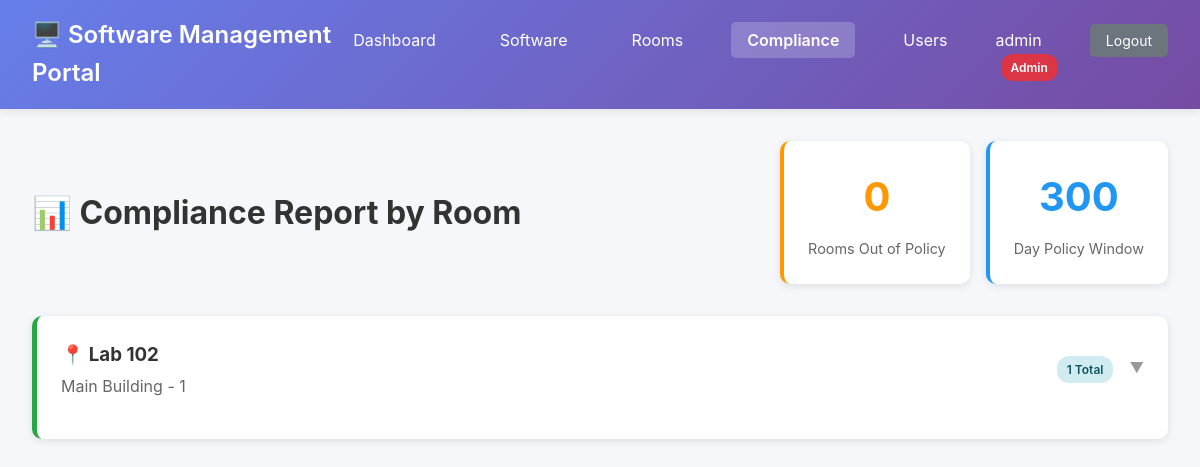
Page /compliance (signed in) on the committed database.
### tables this page shows
CREATE TABLE users (
    id INTEGER PRIMARY KEY AUTOINCREMENT,
    username TEXT NOT NULL UNIQUE,
    password_hash TEXT NOT NULL,
    full_name TEXT,
    email TEXT,
    is_superuser BOOLEAN DEFAULT 0,
    created_at TIMESTAMP DEFAULT CURRENT_TIMESTAMP,
    last_login TIMESTAMP
);

CREATE TABLE rooms (
    id INTEGER PRIMARY KEY AUTOINCREMENT,
    room_name TEXT NOT NULL UNIQUE,
    building TEXT,
    floor TEXT,
    created_at TIMESTAMP DEFAULT CURRENT_TIMESTAMP
);

### app.py (the view)
@app.route('/compliance')
@login_required
@superuser_required
def compliance_report():
    conn = get_db()
    cursor = conn.cursor()
    cursor.execute('''
        SELECT
            r.id as room_id, r.room_name, r.building, r.floor,
            COUNT(i.id) as total_installations,
            SUM(CASE WHEN CAST((julianday('now') - julianday(i.last_updated)) AS INTEGER) > ?
                AND i.is_long_life = 0 THEN 1 ELSE 0 END) as out_of_policy_count,
            SUM(CASE WHEN CAST((julianday('now') - julianday(i.last_updated)) AS INTEGER) > ? - 30
                AND CAST((julianday('now') - julianday(i.last_updated)) AS INTEGER) <= ?
                AND i.is_long_life = 0 THEN 1 ELSE 0 END) as warning_count,
            MIN(CASE WHEN i.is_long_life = 0
                THEN CAST((julianday('now') - julianday(i.last_updated)) AS INTEGER) END) as oldest_update_days
        FROM rooms r
        LEFT JOIN installations i ON r.id = i.room_id
        GROUP BY r.id
        HAVING total_installations > 0
        ORDER BY out_of_policy_count DESC, warning_count DESC, oldest_update_days DESC
    ''', (UPDATE_POLICY_DAYS, UPDATE_POLICY_DAYS, UPDATE_POLICY_DAYS))
    rooms = cursor.fetchall()
    room_details = {}
    for room in rooms:
        cursor.execute('''
            SELECT
                s.software_name, s.vendor, i.installed_version, i.last_updated,
                CAST((julianday('now') - julianday(i.last_updated)) AS INTEGER) as days_since_update,
                i.is_long_life, i.long_life_reason, i.updated_by
            FROM installations i
            JOIN software s ON i.software_id = s.id
            WHERE i.room_id = ?
            AND (CAST((julianday('now') - julianday(i.last_updated)) AS INTEGER) > ? - 30
                 OR i.is_long_life = 1)
            ORDER BY days_since_update DESC
        ''', (room['room_id'], UPDATE_POLICY_DAYS))
        room_details[room['room_id']] = cursor.fetchall()
    conn.close()
    return render_template('compliance_report.html', rooms=rooms, room_details=room_details,
                          update_policy_days=UPDATE_POLICY_DAYS)

### app.py (called while the page is built)
@login_manager.user_loader
def load_user(user_id):
    conn = get_db()
    cursor = conn.cursor()
    cursor.execute('SELECT id, username, full_name, is_superuser FROM users WHERE id = ?', (user_id,))
    user_data = cursor.fetchone()
    conn.close()
    if user_data:
        return User(user_data['id'], user_data['username'], user_data['full_name'], user_data['is_superuser'])
    return None

def superuser_required(f):
    @wraps(f)
    def decorated_function(*args, **kwargs):
        if not current_user.is_authenticated or not current_user.is_superuser:
            flash('You need superuser privileges to access this page.', 'error')
            return redirect(url_for('index'))
        return f(*args, **kwargs)
    return decorated_function

def get_db():
    conn = sqlite3.connect(DB_PATH)
    conn.row_factory = sqlite3.Row
    return conn

### templates/compliance_report.html (shortened to what this page needs)
<!DOCTYPE html>
<html lang="en">
<head>
    <link rel="stylesheet" href="{{ url_for('static', filename='style.css') }}">
</head>
<body>
    <nav class="navbar">
        <div class="nav-brand">
            <h1>🖥️ Software Management Portal</h1>
        </div>
        <ul class="nav-menu">
            <li><a href="{{ url_for('index') }}">Dashboard</a></li>
            <li><a href="{{ url_for('software_list') }}">Software</a></li>
            <li><a href="{{ url_for('rooms_list') }}">Rooms</a></li>
            {% if current_user.is_superuser %}
            <li><a href="{{ url_for('compliance_report') }}" class="active">Compliance</a></li>
            <li><a href="{{ url_for('users_list') }}">Users</a></li>
            {% endif %}
            <li class="user-info">
                {{ current_user.username }}
                {% if current_user.is_superuser %}
                <span class="badge badge-admin">Admin</span>
                {% endif %}
            </li>
            <li><a href="{{ url_for('logout') }}" class="btn-sm btn-secondary">Logout</a></li>
        </ul>
    </nav>
    <div class="container">
        <div class="page-header">
            <h2>📊 Compliance Report by Room</h2>
            <div class="header-stats">
                <div class="stat-card warning">
                    <div class="stat-value">{{ rooms|selectattr('out_of_policy_count', 'gt', 0)|list|length }}</div>
                    <div class="stat-label">Rooms Out of Policy</div>
                </div>
                <div class="stat-card info">
                    <div class="stat-value">{{ update_policy_days }}</div>
                    <div class="stat-label">Day Policy Window</div>
                </div>
            </div>
        </div>
        {% if rooms %}
            {% for room in rooms %}
                {% set status = 'critical' if room.out_of_policy_count > 0 else ('warning' if room.warning_count > 0 else 'good') %}
                <div class="compliance-card {{ status }}">
                    <div class="room-header" onclick="toggleDetails({{ room.room_id }})">
                        <div>
                            <h3>📍 {{ room.room_name }}</h3>
                            <p style="color: #666; margin: 0.25rem 0 0 0;">
                                {% if room.building %}{{ room.building }}{% endif %}
                                {% if room.floor %} - {{ room.floor }}{% endif %}
                            </p>
                        </div>
                        <div class="room-stats">
                            <span class="badge badge-info">{{ room.total_installations }} Total</span>
                            <span style="color: #999;">▼</span>
                        </div>
                    </div>
                </div>
            {% endfor %}
        {% else %}
            <div class="compliance-card good">
                <p style="text-align: center; color: #28a745; font-size: 1.2rem; margin: 2rem 0;">
                    ✓ All rooms are fully compliant!
                </p>
            </div>
        {% endif %}
    </div>
</body>
</html>

### static/style.css (style rules this page uses)
* { margin: 0; padding: 0; box-sizing: border-box; }
body { font-family: -apple-system, BlinkMacSystemFont, 'Segoe UI', Roboto, 'Helvetica Neue', Arial, sans-serif; background: #f5f7fa; color: #333; line-height: 1.6; }
.navbar { background: linear-gradient(135deg, #667eea 0%, #764ba2 100%); color: white; padding: 1rem 2rem; box-shadow: 0 2px 10px rgba(0,0,0,0.1); display: flex; justify-content: space-between; align-items: center; }
.nav-brand h1 { font-size: 1.5rem; font-weight: 600; }
.nav-menu { display: flex; list-style: none; gap: 2rem; }
.nav-menu a { color: white; text-decoration: none; padding: 0.5rem 1rem; border-radius: 5px; transition: background 0.3s; position: relative; }
.nav-menu a.active { background: rgba(255,255,255,0.2); font-weight: 600; }
.badge { background: #ff4444; color: white; padding: 2px 8px; border-radius: 12px; font-size: 0.75rem; margin-left: 5px; }
.container { max-width: 1400px; margin: 2rem auto; padding: 0 2rem; }
.page-header { display: flex; justify-content: space-between; align-items: center; margin-bottom: 2rem; }
.page-header h2 { font-size: 2rem; color: #333; }
.header-stats { display: flex; gap: 1rem; }
.stat-card { background: white; padding: 1.5rem; border-radius: 10px; box-shadow: 0 2px 8px rgba(0,0,0,0.1); min-width: 150px; text-align: center; border-left: 4px solid #667eea; }
.stat-card.warning { border-left-color: #ff9800; }
.stat-card.info { border-left-color: #2196f3; }
.stat-value { font-size: 2.5rem; font-weight: bold; color: #667eea; }
.stat-card.warning .stat-value { color: #ff9800; }
.stat-card.info .stat-value { color: #2196f3; }
.stat-label { color: #666; font-size: 0.9rem; margin-top: 0.5rem; }
.badge { padding: 4px 10px; border-radius: 12px; font-size: 0.75rem; font-weight: 600; display: inline-block; white-space: nowrap; }
.badge-info { background: #d1ecf1; color: #0c5460; }
.badge-admin { background: #dc3545; color: white; }
.btn-secondary { background: #6c757d; color: white; }
.btn-sm { padding: 0.4rem 0.8rem; font-size: 0.875rem; }

### templates/compliance_report.html (style rules this page uses)
.compliance-card { background: white; border-radius: 10px; padding: 1.5rem; margin-bottom: 1.5rem; box-shadow: 0 2px 8px rgba(0,0,0,0.1); }
.compliance-card.good { border-left: 5px solid #28a745; }
.room-header { display: flex; justify-content: space-between; align-items: center; margin-bottom: 1rem; cursor: pointer; }
.room-header h3 { margin: 0; color: #333; }
.room-stats { display: flex; gap: 1rem; font-size: 0.9rem; }

### rows in the picture
users: username "admin"
rooms: room_name "Lab 102", building "Main Building", floor "1", total_installations "1"

### other values in the picture
{{ rooms|selectattr('out_of_policy_count', 'gt', 0)|list|length }} "0"
{{ update_policy_days }} "300"
